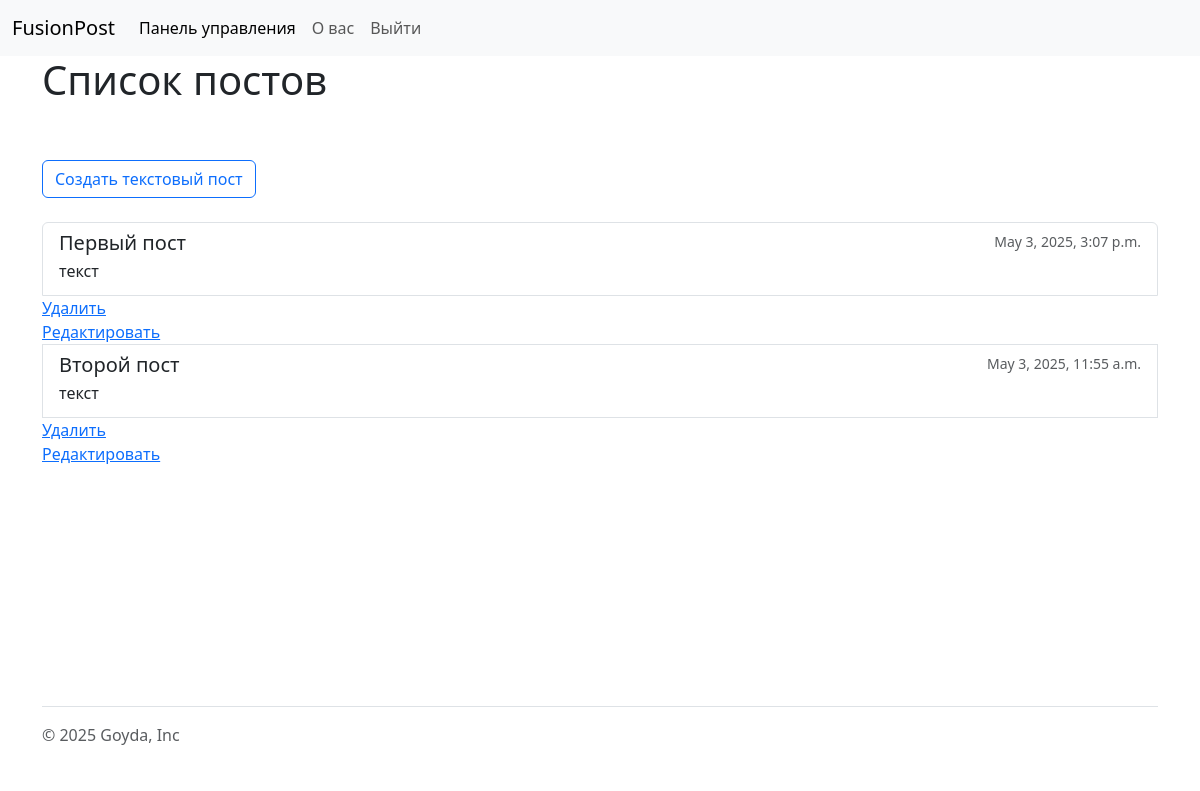
Before: /blogs/post_list/ (signed in) with the older database file.
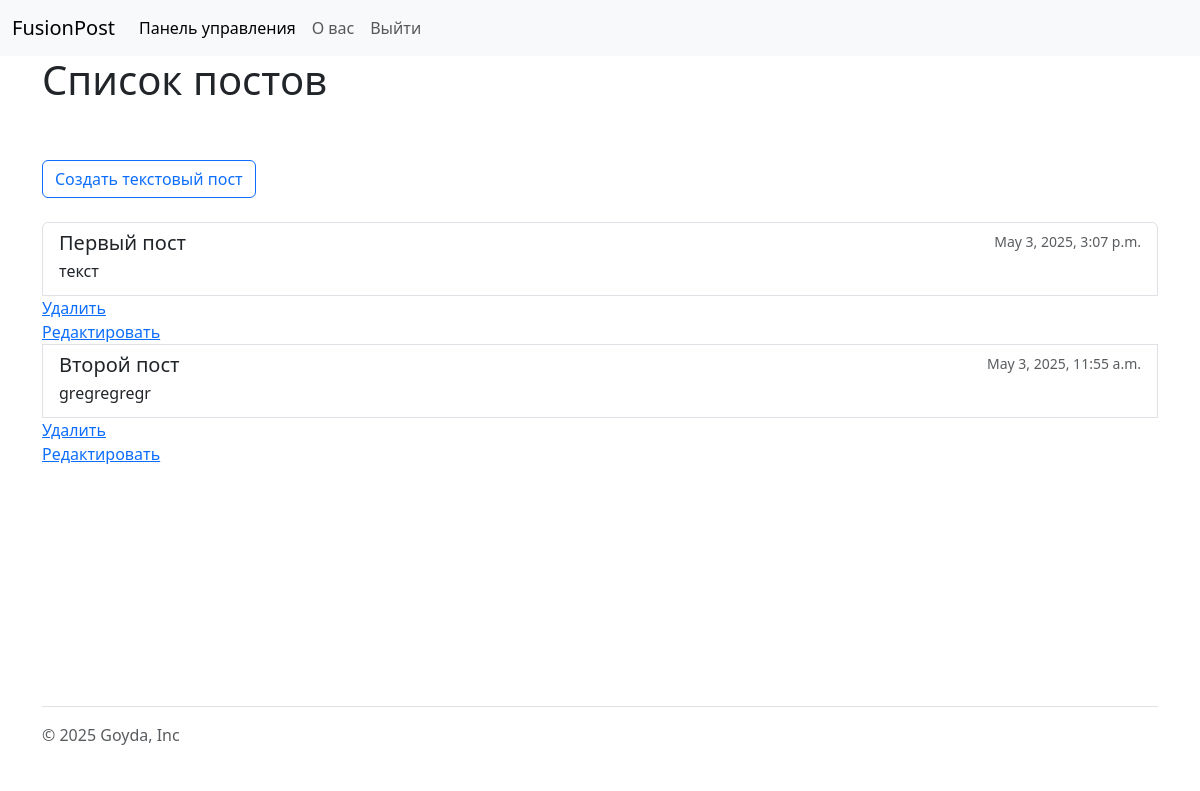
After: the same page with the newer database file.
### blogs/models.py (models this page shows, shortened)
class TextPost(models.Model):
    author = models.ForeignKey(settings.AUTH_USER_MODEL, on_delete=models.CASCADE, related_name='blog_text_posts')
    image = models.ImageField(blank=True, upload_to='posts/%Y/%m/%d/')
    title = models.CharField(max_length=50)
    body = models.CharField(blank=True)
    publish = models.DateTimeField(default=timezone.now)
    private = models.BooleanField(default=False)
    class Meta:
        ordering = ['-publish']
        indexes = [models.Index(fields=['-publish'])]

### blogs/views.py (the view)
# urls.py: path('post_list/', views.post_list, name='post_list'),
@login_required
def post_list(request):
    return render(request, 'posts/post_list.html', {"text_posts": TextPost.objects.filter(author=request.user)})

### blogs/templates/posts/post_list.html (shortened to what this page needs)
{% extends "base.html" %}
{% block body %}
    <h1>Список постов</h1>
    <br><br>
    <a class="btn btn-outline-primary" href="{% url "blogs:create_text_post" %}">Создать текстовый пост</a>
    <br><br>
    <div class="list-group">
        {% for post in text_posts %}
            <a href="{% url "blogs:text_post_detail" post.id %}" class="list-group-item list-group-item-action">
                <div class="d-flex w-100 justify-content-between">
                    <h5 class="mb-1">{{ post.title }}</h5>
                    <small class="text-body-secondary">{{ post.publish }}</small>
                </div>
                <p class="mb-1">{{ post.body|truncatewords:30 }}</p>
                <a href="{% url "blogs:delete_post" post.id %}">Удалить</a>
                <a href="{% url "blogs:edit_post" post.id %}">Редактировать</a>
            </a>
        {% endfor %}
      </div>
{% endblock %}

Changed rows visible on the page:
changed TextPost "Второй пост": body "текст" → "gregregregr"
